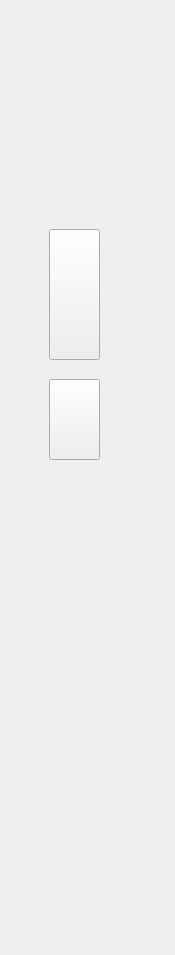
    <widget class="QWidget" name="leftside" native="true">
     <property name="geometry">
      <rect>
       <x>0</x>
       <y>0</y>
       <width>175</width>
       <height>955</height>
      </rect>
     </property>
     <property name="sizePolicy">
      <sizepolicy hsizetype="MinimumExpanding" vsizetype="Preferred">
       <horstretch>0</horstretch>
       <verstretch>0</verstretch>
      </sizepolicy>
     </property>
     <property name="maximumSize">
      <size>
       <width>175</width>
       <height>960</height>
      </size>
     </property>
     <property name="styleSheet">
      <string notr="true">image: url(:/resources/left.png)</string>
     </property>
     <widget class="QWidget" name="leftside_buttons" native="true">
      <property name="geometry">
       <rect>
        <x>39</x>
        <y>229</y>
        <width>121</width>
        <height>241</height>
       </rect>
      </property>
      <property name="baseSize">
       <size>
        <width>0</width>
        <height>0</height>
       </size>
      </property>
      <property name="styleSheet">
       <string notr="true">image: none;</string>
      </property>
      <widget class="QPushButton" name="talk_button">
       <property name="geometry">
        <rect>
         <x>10</x>
         <y>0</y>
         <width>51</width>
         <height>131</height>
        </rect>
       </property>
       <property name="text">
        <string/>
       </property>
      </widget>
      <widget class="QPushButton" name="directions_button">
       <property name="geometry">
        <rect>
         <x>10</x>
         <y>150</y>
         <width>51</width>
         <height>81</height>
        </rect>
       </property>
       <property name="text">
        <string/>
       </property>
      </widget>
     </widget>
    </widget>
